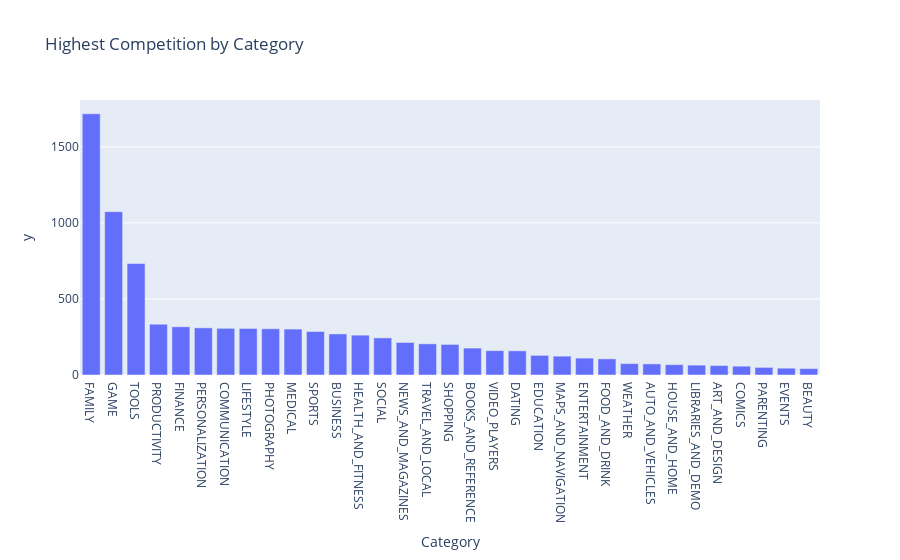

Notebook source saved alongside this figure:
### Markdown cell above
### Vertical Bar Chart - Highest Competition (Number of Apps)

### Code cell
highest_competition = df_apps_clean['Category'].value_counts()

import plotly.express as px

fig = px.bar(highest_competition, x=highest_competition.index, y=highest_competition.values, title='Highest Competition by Category')
fig.show()

### Figure 1 — Plotly figure (JSON) as saved in the notebook; plotly's stock layout.template omitted (floating-point values rounded to 4 significant figures)
{"data": [{"alignmentgroup": "True", "hovertemplate": "Category=%{x}<br>y=%{y}<extra></extra>", "legendgroup": "", "marker": {"color": "#636efa", "pattern": {"shape": ""}}, "name": "", "offsetgroup": "", "orientation": "v", "showlegend": false, "textposition": "auto", "type": "bar", "x": ["FAMILY", "GAME", "TOOLS", "PRODUCTIVITY", "FINANCE", "PERSONALIZATION", "COMMUNICATION", "LIFESTYLE", "PHOTOGRAPHY", "MEDICAL", "SPORTS", "BUSINESS", "HEALTH_AND_FITNESS", "SOCIAL", "NEWS_AND_MAGAZINES", "TRAVEL_AND_LOCAL", "SHOPPING", "BOOKS_AND_REFERENCE", "VIDEO_PLAYERS", "DATING", "EDUCATION", "MAPS_AND_NAVIGATION", "ENTERTAINMENT", "FOOD_AND_DRINK", "WEATHER", "AUTO_AND_VEHICLES", "HOUSE_AND_HOME", "LIBRARIES_AND_DEMO", "ART_AND_DESIGN", "COMICS", "PARENTING", "EVENTS", "BEAUTY"], "xaxis": "x", "y": [1718, 1074, 733, 334, 317, 310, 307, 306, 304, 302, 286, 270, 262, 244, 214, 205, 201, 177, 160, 159, 129, 124, 111, 106, 75, 73, 68, 65, 62, 58, 50, 45, 42], "yaxis": "y"}], "layout": {"barmode": "relative", "legend": {"tracegroupgap": 0}, "title": {"text": "Highest Competition by Category"}, "xaxis": {"anchor": "y", "domain": [0, 1], "title": {"text": "Category"}}, "yaxis": {"anchor": "x", "domain": [0, 1], "title": {"text": "y"}}}}
